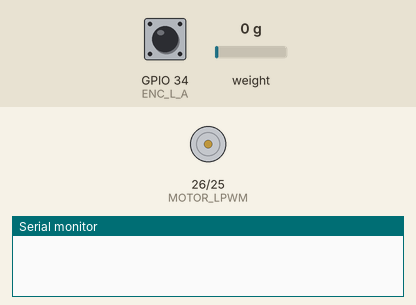
This sketch was run on a simulated ESP32. On the bench: motor-driver pin pairs drawn as motors (green arrow = first pin HIGH = forward, orange = second pin HIGH = backward, longer = more drive, scaled by the enable pin), the last lines printed to the serial monitor. Inputs (shaded band) come from the test bench; at power-on: GPIO 34 (ENC_L_A) HIGH, weight on the scale 0 g.

Above: at 0.0 s.
At 1.3 s:
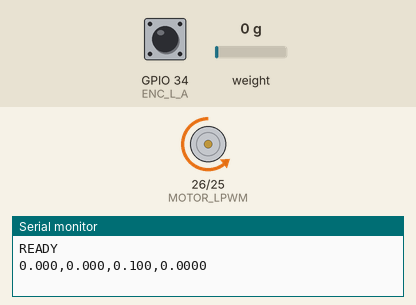
Timing chart, 0 to 2.8 s (numbered marks = the images above):
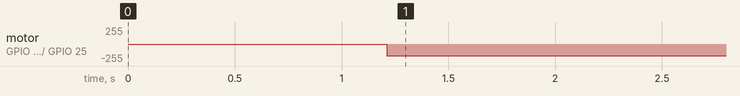

The sketch:

NKTg_ESP32_Controller.ino
```cpp
// ================================================================
// NKTg_ESP32_Controller.ino
// NKTg Real-time Controller — ESP32 + Physical Sensors
// Production firmware: MPU6050 + Encoder + Load Cell
//
// Sends "x,v,m,dm_dt" to NKTg_System.html via USB Serial at 20 Hz.
// Motor control runs autonomously at 100 Hz without a host computer.
// ================================================================

#include <Wire.h>
#include <MPU6050.h>
#include <HX711.h>
#include "Config.h"
#include "NKTg_Engine.h"
#include "Sensors.h"
#include "MotorControl.h"

// ── Global objects ───────────────────────────────────────────────
MPU6050 imu;
HX711   loadcell;
volatile long encoderCount = 0;

// ── State variables ──────────────────────────────────────────────
float x      = 0.0f;   // Position (m)
float v      = 0.0f;   // Velocity (m/s)
float m_curr = 0.0f;   // Current mass (kg)
float m_prev = 0.0f;   // Previous mass reading (kg)
float dm_dt  = 0.0f;   // Mass rate of change (kg/s)

unsigned long lastTime = 0;
unsigned long lastSend = 0;

// ── Encoder ISR ──────────────────────────────────────────────────
void IRAM_ATTR encoderISR() {
    if (digitalRead(ENC_L_B) > 0) encoderCount++;
    else                           encoderCount--;
}

// ================================================================
// SETUP
// ================================================================
void setup() {
    Serial.begin(115200);
    while (!Serial) delay(10);

    if (!initSensors()) {
        Serial.println("ERROR: sensor init failed — check MPU6050 wiring");
        while (true) delay(1000);
    }

    attachInterrupt(digitalPinToInterrupt(ENC_L_A), encoderISR, RISING);
    initMotors();

    m_curr = readMass();
    m_prev = m_curr;
    lastTime = millis();

    Serial.println("READY");   // Handshake with NKTg_System.html
}

// ================================================================
// MAIN LOOP
// ================================================================
void loop() {
    const unsigned long now = millis();

    // ── Layer 1-3: 100 Hz control loop ───────────────────────────
    if (now - lastTime >= DT_MS) {
        const float dt_sec = (now - lastTime) / 1000.0f;
        lastTime = now;

        // Velocity and position from encoder
        v  = computeVelocity(dt_sec);
        x += v * dt_sec;

        // Mass and dm/dt from load cell
        const float m_new = readMass();
        if (m_new > 0.0f) {
            m_prev = m_curr;
            m_curr = m_new;
            dm_dt  = (m_curr - m_prev) / dt_sec;
        }

        // Compute NKTg and drive motors
        const NKTgResult nktg = computeNKTg(x, v, m_curr, dm_dt);
        driveMotor(classifyState(nktg));
    }

    // ── Layer 4: 20 Hz telemetry to web dashboard ─────────────────
    if (now - lastSend >= SEND_INTERVAL_MS) {
        lastSend = now;
        // Format: "x,v,m,dm_dt\n"
        Serial.print(x,      3); Serial.print(',');
        Serial.print(v,      3); Serial.print(',');
        Serial.print(m_curr, 3); Serial.print(',');
        Serial.println(dm_dt, 4);
    }
}
```

MotorControl.h
```cpp
#pragma once
#include "Config.h"
#include "NKTg_Engine.h"

// ================================================================
// MotorControl.h — BTS7960 motor driver interface
// Maps VehicleState to LEDC PWM output on channels 0 and 1
// ================================================================

inline void initMotors() {
    ledcSetup(0, PWM_FREQ, PWM_RESOLUTION);
    ledcSetup(1, PWM_FREQ, PWM_RESOLUTION);
    ledcAttachPin(MOTOR_RPWM, 0);
    ledcAttachPin(MOTOR_LPWM, 1);
    pinMode(MOTOR_EN, OUTPUT);
    digitalWrite(MOTOR_EN, HIGH);
}

inline void driveMotor(VehicleState state) {
    switch (state) {
        case VehicleState::EMERGENCY_STOP:
            ledcWrite(0, EMERGENCY_STOP_PWM);
            ledcWrite(1, EMERGENCY_STOP_PWM);
            break;

        case VehicleState::REDUCE_SPEED:
            ledcWrite(0, REDUCED_SPEED);
            ledcWrite(1, 0);
            break;

        case VehicleState::NORMAL:
        default:
            ledcWrite(0, NORMAL_SPEED);
            ledcWrite(1, 0);
            break;
    }
}
```

NKTg_Engine.h
```cpp
#pragma once
#include "Config.h"

// ================================================================
// NKTg_Engine.h — Core NKTg mathematics
//
// Runs at 100 Hz directly on ESP32. No host computer required.
//
// NKTg_1 = x * (m * v)           position energy — detects trajectory instability
// NKTg_2 = (dm/dt) * (m * v)     mass-change energy — detects sudden load loss
// ================================================================

struct NKTgResult {
    float n1;   // NKTg_1 value
    float n2;   // NKTg_2 value
};

// Compute both NKTg values from live sensor readings
inline NKTgResult computeNKTg(float x, float v, float m, float dm_dt) {
    const float momentum = m * v;
    return { x * momentum, dm_dt * momentum };
}

// Control states derived from NKTg output
enum class VehicleState {
    NORMAL,
    REDUCE_SPEED,
    EMERGENCY_STOP
};

// Classify vehicle state using the configured danger thresholds
inline VehicleState classifyState(const NKTgResult& nktg) {
    if (nktg.n1 > DANGER_N1) return VehicleState::EMERGENCY_STOP;
    if (nktg.n2 < DANGER_N2) return VehicleState::REDUCE_SPEED;
    return VehicleState::NORMAL;
}
```

Sensors.h
```cpp
#pragma once
#include <Wire.h>
#include <MPU6050.h>
#include <HX711.h>
#include "Config.h"

// ================================================================
// Sensors.h — Unified sensor management
// Covers: MPU6050 IMU, HX711 load cell, quadrature encoders
// ================================================================

extern MPU6050 imu;
extern HX711   loadcell;
extern volatile long encoderCount;

// Initialize all sensors. Returns false if MPU6050 is unreachable.
inline bool initSensors() {
    Wire.begin();

    imu.initialize();
    if (!imu.testConnection()) return false;

    loadcell.begin(HX711_DT, HX711_SCK);
    loadcell.set_scale(LOADCELL_SCALE);
    loadcell.tare();   // Zero with no load on scale

    pinMode(ENC_L_A, INPUT_PULLUP);
    pinMode(ENC_L_B, INPUT_PULLUP);

    return true;
}

// Read current mass from load cell (kg). Returns -1 if ADC not ready.
inline float readMass() {
    if (!loadcell.is_ready()) return -1.0f;
    return max(MIN_MASS, loadcell.get_units());
}

// Drain encoder count and return instantaneous velocity (m/s).
inline float computeVelocity(float dt_sec) {
    const long count = encoderCount;
    encoderCount = 0;
    const float dist = static_cast<float>(count) / PPR * WHEEL_CIRCUMFERENCE;
    return dist / dt_sec;
}
```

Config.h
```cpp
#pragma once

// ================================================================
// Config.h — System-wide constants for NKTg Ground Vehicle
// Edit this file to tune vehicle behavior without touching
// any other source file.
// ================================================================

// ── Sensor calibration ──────────────────────────────────────────
#define WHEEL_CIRCUMFERENCE   0.2f      // Wheel circumference in meters — measure physically
#define PPR                   600       // Encoder pulses per revolution
#define LOADCELL_SCALE        2280.0f   // Load cell calibration factor — calibrate with known mass

// ── Timing ──────────────────────────────────────────────────────
#define CONTROL_HZ            100       // Control loop frequency (Hz)
#define SEND_HZ               20        // Web telemetry frequency (Hz)
#define DT_MS                 (1000 / CONTROL_HZ)
#define SEND_INTERVAL_MS      (1000 / SEND_HZ)

// ── NKTg thresholds ─────────────────────────────────────────────
#define DANGER_N1             500.0f    // NKTg_1 above this -> emergency brake
#define DANGER_N2            -50.0f     // NKTg_2 below this -> speed reduction

// ── Motor PWM ───────────────────────────────────────────────────
#define NORMAL_SPEED          180       // Normal PWM duty (0-255)
#define REDUCED_SPEED         90        // Reduced PWM duty (50%)
#define EMERGENCY_STOP_PWM    0
#define PWM_FREQ              5000
#define PWM_RESOLUTION        8

// ── Pin assignments ─────────────────────────────────────────────
// Encoders (input-only pins on ESP32)
#define ENC_L_A   34
#define ENC_L_B   35
#define ENC_R_A   36
#define ENC_R_B   39

// BTS7960 motor driver
#define MOTOR_RPWM  25
#define MOTOR_LPWM  26
#define MOTOR_EN    27

// HX711 load cell ADC
#define HX711_DT    4
#define HX711_SCK   5

// ── Safety ──────────────────────────────────────────────────────
#define MIN_MASS    0.1f    // Minimum mass in kg — prevents divide-by-zero
```

Measured:
- by itself, motor on GPIO 26 (MOTOR_LPWM) / GPIO 25 (MOTOR_RPWM): stopped → backward 179/255 at 1.2 s
